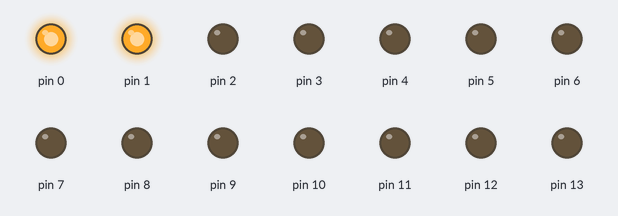
Recording of a sketch running on a simulated Arduino Uno, built with avr-gcc and run on an emulated ATmega328P. Shown: output pins drawn as LEDs (lit = HIGH).

Above: at 0.05 s.
At 0.55 s:
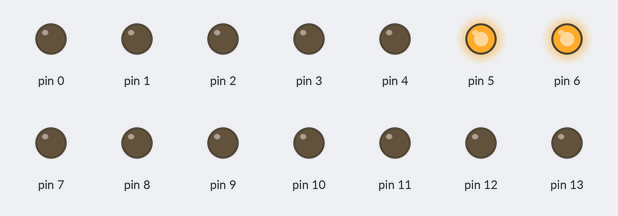
At 1.15 s:
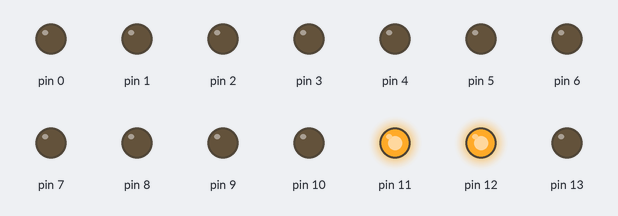
At 2.25 s:
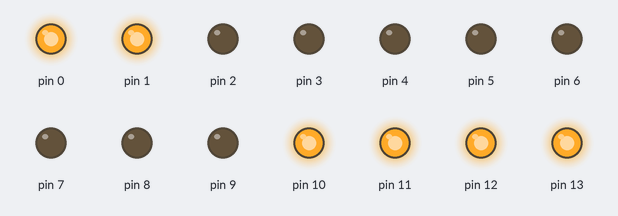
At 4.4 s:
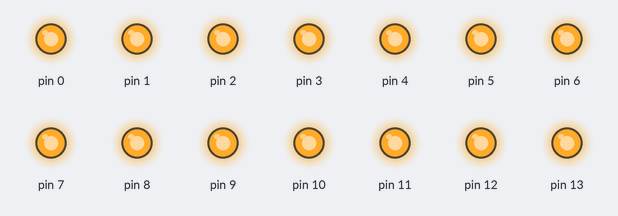
At 6.05 s:
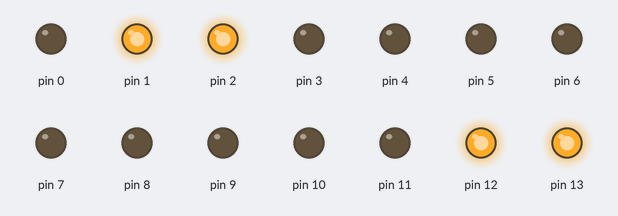
Timing chart, 0 to 6.3 s (numbered marks = the images above):
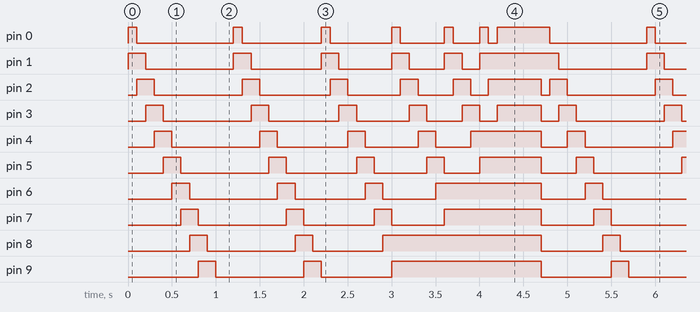

The sketch:

Chaser_store.ino
```cpp
#define outMin 0 // Lowest output pin
#define outMax 13  // Highest output pin
#define maxDelay 100 // Maxium Delay for the lights
#define noLights 2   // No of lights
int step;            // Global variable
void setup()
{
 step = outMax;
for(int i=outMin; i<=outMax; i++)
{
  pinMode(i, OUTPUT);
}
}

void loop()
{

  for(int i=outMin; i<=step-noLights;i++){
    for(int l=0; l<noLights;l++){
      digitalWrite(i+l,1);
  }
    delay(maxDelay);
    for(int l=0; l<noLights;l++){
      digitalWrite(i+l,0);
  }


  }
  if(step >= 1)
  {
    hold(step);
  }
  else
  {
    delay(maxDelay+400);
    for(int j =outMin; j<=outMax;j++)
    {
      digitalWrite(j,0);
    }    step = outMax;
  }
}

void hold(int p)
{
  for(int k=0; k<noLights ; k++){
    digitalWrite(p-k,1);
  }
  step-=noLights;
}
```

Measured:
- by itself, pin 6: repeats every 4.7 s: LOW 1.0 s, HIGH 0.20 s, LOW 0.80 s, HIGH 0.20 s, LOW 0.60 s, HIGH 1.2 s, LOW 0.50 s, HIGH 0.20 s
- by itself, pin 7: repeats every 4.7 s: LOW 1.0 s, HIGH 0.20 s, LOW 0.80 s, HIGH 0.20 s, LOW 0.60 s, HIGH 1.1 s, LOW 0.60 s, HIGH 0.20 s
- by itself, pin 8: repeats every 4.7 s: LOW 1.0 s, HIGH 0.20 s, LOW 0.80 s, HIGH 1.8 s, LOW 0.70 s, HIGH 0.20 s
- by itself, pin 9: repeats every 4.7 s: LOW 1.0 s, HIGH 0.20 s, LOW 0.80 s, HIGH 1.7 s, LOW 0.80 s, HIGH 0.20 s
- by itself, pin 10: repeats every 4.7 s: LOW 1.0 s, HIGH 2.6 s, LOW 0.90 s, HIGH 0.20 s
- by itself, pin 11: repeats every 4.7 s: LOW 1.0 s, HIGH 2.5 s, LOW 1.0 s, HIGH 0.20 s
- by itself, pin 12: alternates HIGH for 3.6 s and LOW for 1.1 s
- by itself, pin 13: alternates HIGH for 3.5 s and LOW for 1.2 s
